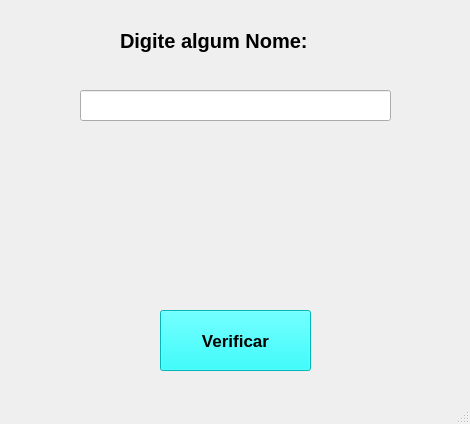
<?xml version="1.0" encoding="UTF-8"?>
<ui version="4.0">
 <class>MainWindow</class>
 <widget class="QMainWindow" name="MainWindow">
  <property name="geometry">
   <rect>
    <x>0</x>
    <y>0</y>
    <width>470</width>
    <height>424</height>
   </rect>
  </property>
  <property name="windowTitle">
   <string>MainWindow</string>
  </property>
  <widget class="QWidget" name="centralwidget">
   <widget class="QLabel" name="label">
    <property name="geometry">
     <rect>
      <x>120</x>
      <y>20</y>
      <width>201</width>
      <height>41</height>
     </rect>
    </property>
    <property name="font">
     <font>
      <pointsize>15</pointsize>
      <weight>75</weight>
      <bold>true</bold>
     </font>
    </property>
    <property name="text">
     <string>Digite algum Nome: </string>
    </property>
   </widget>
   <widget class="QLineEdit" name="lineEdit">
    <property name="geometry">
     <rect>
      <x>80</x>
      <y>90</y>
      <width>311</width>
      <height>31</height>
     </rect>
    </property>
    <property name="font">
     <font>
      <pointsize>12</pointsize>
     </font>
    </property>
   </widget>
   <widget class="QPushButton" name="pushButton">
    <property name="geometry">
     <rect>
      <x>160</x>
      <y>310</y>
      <width>151</width>
      <height>61</height>
     </rect>
    </property>
    <property name="font">
     <font>
      <pointsize>13</pointsize>
      <weight>75</weight>
      <bold>true</bold>
     </font>
    </property>
    <property name="styleSheet">
     <string notr="true">background-color: rgb(0, 255, 255);</string>
    </property>
    <property name="text">
     <string>Verificar</string>
    </property>
   </widget>
  </widget>
  <widget class="QMenuBar" name="menubar">
   <property name="geometry">
    <rect>
     <x>0</x>
     <y>0</y>
     <width>470</width>
     <height>21</height>
    </rect>
   </property>
  </widget>
  <widget class="QStatusBar" name="statusbar"/>
 </widget>
 <resources/>
 <connections/>
</ui>
